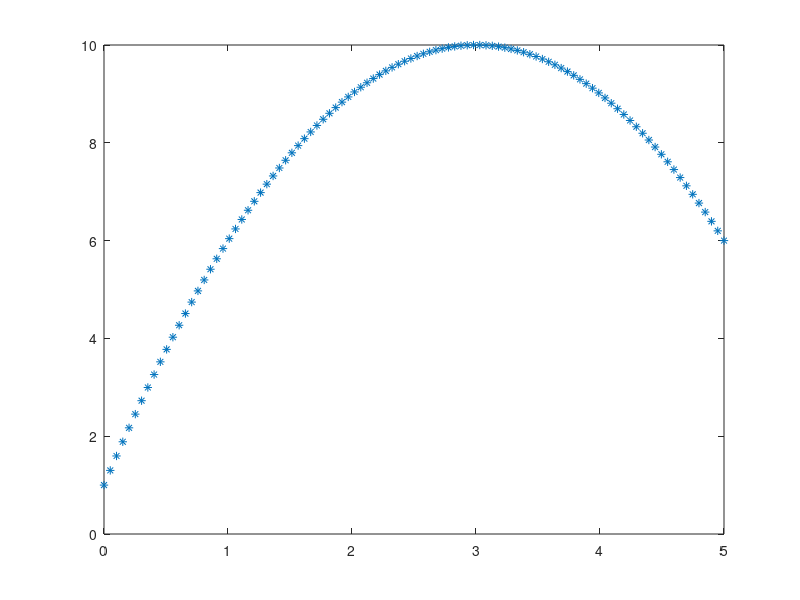

Here is the MATLAB script that generated this plot:
%Ques1: the following equation on the range 0 < x < 5
%       y = -(x-3)^2 + 10
%       what is the maximum and minimun value of the funcion?
%       At what x-value does the maximum y-value occur?
%       what is y(1.1616)

clear;
clc;
close all % every time open new plotted fig

x = linspace(0,5);
y = -(x-3).^2 + 10;

%plotting value (all 100 data points)
%plot(x,y)

%plot all data points as *
plot(x,y,'*');

% maximum y value
max(y);

% minimun y value
min(y);

% value of x at which max y value occur
%to get maximum value and its index
[maxVal, index] = max(y)
% now we can get x value using the index
x(index)

% finding y value of any given x(suppose x =  1.1616)
% y is defined as function handle, it simply input x value
y = @(x) (-(x-3).^2) + 10;
y(1.1616)
